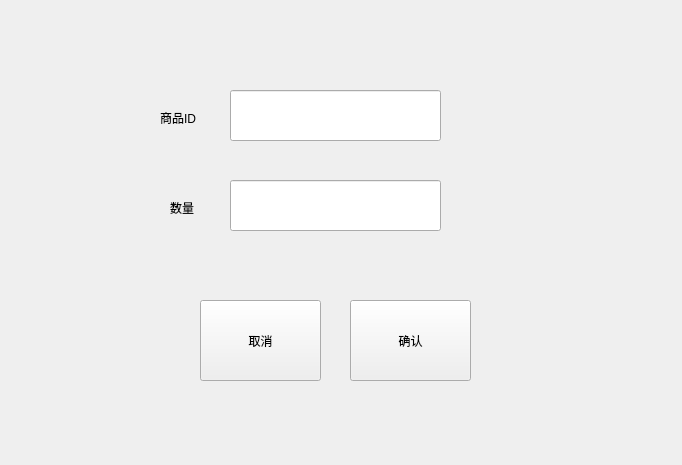
<?xml version="1.0" encoding="UTF-8"?>
<ui version="4.0">
 <class>BuyWindow</class>
 <widget class="QWidget" name="BuyWindow">
  <property name="geometry">
   <rect>
    <x>0</x>
    <y>0</y>
    <width>682</width>
    <height>465</height>
   </rect>
  </property>
  <property name="windowTitle">
   <string>Form</string>
  </property>
  <widget class="QPushButton" name="cancel">
   <property name="geometry">
    <rect>
     <x>200</x>
     <y>300</y>
     <width>121</width>
     <height>81</height>
    </rect>
   </property>
   <property name="text">
    <string>取消</string>
   </property>
  </widget>
  <widget class="QLabel" name="label">
   <property name="geometry">
    <rect>
     <x>170</x>
     <y>200</y>
     <width>60</width>
     <height>16</height>
    </rect>
   </property>
   <property name="text">
    <string>数量</string>
   </property>
  </widget>
  <widget class="QLineEdit" name="number">
   <property name="geometry">
    <rect>
     <x>230</x>
     <y>180</y>
     <width>211</width>
     <height>51</height>
    </rect>
   </property>
  </widget>
  <widget class="QPushButton" name="ok">
   <property name="geometry">
    <rect>
     <x>350</x>
     <y>300</y>
     <width>121</width>
     <height>81</height>
    </rect>
   </property>
   <property name="text">
    <string>确认</string>
   </property>
  </widget>
  <widget class="QLabel" name="label_2">
   <property name="geometry">
    <rect>
     <x>160</x>
     <y>110</y>
     <width>60</width>
     <height>16</height>
    </rect>
   </property>
   <property name="text">
    <string>商品ID</string>
   </property>
  </widget>
  <widget class="QLineEdit" name="ID">
   <property name="geometry">
    <rect>
     <x>230</x>
     <y>90</y>
     <width>211</width>
     <height>51</height>
    </rect>
   </property>
  </widget>
 </widget>
 <resources/>
 <connections/>
</ui>
